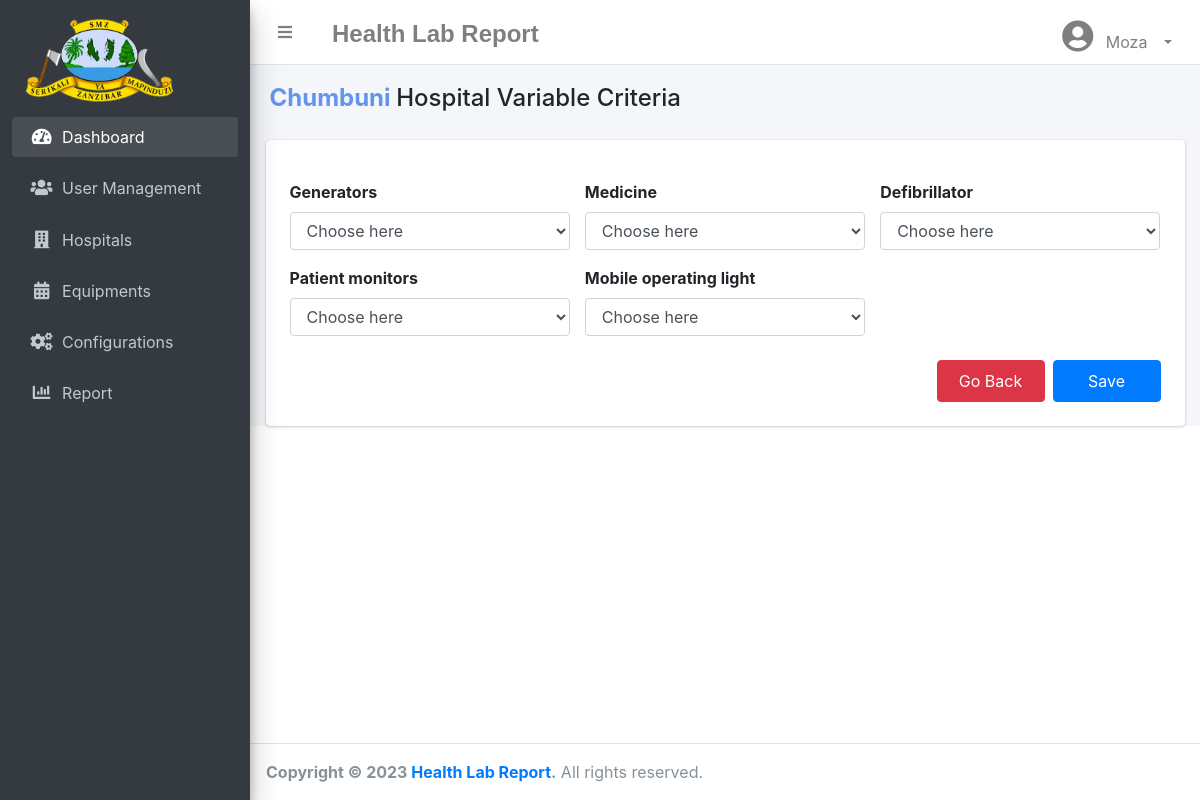
/add_hospReport.php?id=1 (signed in), run on the app's committed database.
### tables this page shows
CREATE TABLE `hlr_users` (
  `userId` int NOT NULL AUTO_INCREMENT,
  `userName` varchar(200) DEFAULT NULL,
  `email` varchar(200) DEFAULT NULL,
  `role` varchar(200) DEFAULT NULL,
  `password` varchar(200) DEFAULT NULL,
  `status` int DEFAULT NULL,
  `createdBy` int DEFAULT NULL,
  `createdDate` datetime DEFAULT NULL,
  `modifiedBy` int DEFAULT NULL,
  `modifiedDate` datetime DEFAULT NULL,
  PRIMARY KEY (`userId`)
);

CREATE TABLE `hlr_equipments` (
  `equipmentId` int NOT NULL AUTO_INCREMENT,
  `name` varchar(100) DEFAULT NULL,
  `description` varchar(200) DEFAULT NULL,
  `status` int DEFAULT NULL,
  `fromDate` date DEFAULT NULL,
  `toDate` date DEFAULT NULL,
  `timeline` varchar(200) DEFAULT NULL,
  `createdBy` int DEFAULT NULL,
  `createdDate` datetime DEFAULT NULL,
  `modifiedBy` int DEFAULT NULL,
  `modifiedDate` datetime DEFAULT NULL,
  PRIMARY KEY (`equipmentId`)
);

### DB.php (called while the page is built, shortened)
<?php
class DBHelper{
    private $conn;
    public function __construct(){
       $database = new Database();
        $conn = $database->dbConnection();
        $this->conn = $conn;
    }
    public function getRows($table, $conditions = []) {
        try {
            $sql = 'SELECT ';
            $sql .= array_key_exists("select", $conditions)? $conditions['select']:'*';
            $sql .= ' FROM '.$table;
            if(array_key_exists("table_combination", $conditions) || array_key_exists("where", $conditions) || array_key_exists("complex", $conditions)){
                $sql .= ' WHERE ';
                $sql .= array_key_exists("table_combination", $conditions) && array_key_exists("where", $conditions) ? " AND ": "";
                if(array_key_exists("where", $conditions)){
                    $i = 0;
                    foreach($conditions['where'] as $key => $value){
                        $pre = ($i > 0)?' AND ':'';
                        $sql .= $pre.$key." = '".$value."'";
                        $i++;
                    }
                }
                $sql .= array_key_exists("table_combination", $conditions) || array_key_exists("where", $conditions) ? (array_key_exists("complex", $conditions) ? " AND ": "" ): "";
                $sql .= array_key_exists("complex", $conditions) ? $conditions['complex'] : "";
            }
            $query = $this->conn->prepare($sql);
            $query->execute();
            if(array_key_exists("return_type", $conditions) && $conditions['return_type'] != 'all'){
                switch($conditions['return_type']){
                    case 'count':
                        $data = $query->rowCount();
                        break;
                    case 'single':
                        $data = $query->fetch(PDO::FETCH_ASSOC);
                        break;
                    default:
                        $data = '';
                }
            }else{
                if($query->rowCount() > 0){
                    $data = $query->fetchAll(PDO::FETCH_ASSOC);
                }
            }
            return !empty($data)?$data:false;
        }catch(PDOException $e) {
            echo $e;
        }
    }
    public function getData($table,$attrName,$id,$id2)
    {
        $query = $this->getRows($table,array('where'=>array($id=>$id2),' order_by'=>' courseID ASC'));
        if(!empty($query))
        {
            foreach ($query as  $q) {
                $attrName=$q[$attrName];
                return $attrName;
            }
        }
        else
        {
            return null;
        }
    }
}
?>

### add_hospReport.php (the view, shortened to what this page needs)
<!DOCTYPE html>
<html lang="en">
<head>
    <link rel="stylesheet" href="plugins/fontawesome-free/css/all.min.css">
    <link rel="stylesheet" href="https://code.ionicframework.com/ionicons/2.0.1/css/ionicons.min.css">
    <link rel="stylesheet" href="plugins/icheck-bootstrap/icheck-bootstrap.min.css">
    <link rel="stylesheet" href="dist/css/adminlte.css">
    <link rel="stylesheet" href="plugins/datatables-bs4/css/dataTables.bootstrap4.min.css">
    <link rel="stylesheet" href="plugins/datatables-responsive/css/responsive.bootstrap4.min.css">
</head>
<body>
    <?php
    include 'topnav.php';
    include 'sidenav.php';
    require_once "DB.php";
    $db = new DBHelper();
    $id = $_GET['id'];
    $hosp = $db->getRows("hlr_hospitals");
    $equipts = $db->getRows("hlr_equipments");
?>
<form action="action_addHospReport.php" method="post">
  <div class="content-wrapper">
    <div class="content-header">
      <div class="container-fluid">
        <div class="row mb-2">
          <div class="col-sm-6">
            <h4 class="m-1"><b style="color:cornflowerblue;" ><?= $db->getData("hlr_hospitals","name","hospId",$id); ?>&nbsp;</b>Hospital Variable Criteria</h4>
          </div>
        </div>
      </div>
    </div>
    <section class="content ">
      <div class="container-fluid">
        <div class="card">
          <div class="card-body">
          <div class="row p-1">
        <?php
          if (!empty($equipts)) {
              foreach ($equipts as $e) { ?>
                  <div class="col-4 mt-3">
                    <label><?= $e['name'] ?></label>
                    <select class="form-control" name="statusId[]">
                              <option>Choose here</option>
                        </select>
                  </div>
          <?php
              }
          }else{
            echo "empty";
          }
          ?>
           </div>
           <div class="row mt-3">
            <div class="col-6"></div>
            <div class="col-6" >
              <button  style="float:right;" name="submit" class="col-3 m-1 p-2 btn btn-primary">Save</button>
              <button  style="float:right;" class="col-3 m-1 p-2 btn btn-danger">Go Back</button>
            </div>
           </div>
        </div>
        </div>
        </div>
    </section>
</div>
  </form>
<?php
include('footer.php');
?>
</body>
</html>

### topnav.php (shortened to what this page needs)
<?php
require_once "DB.php";
$db = new DBHelper();
 ?>
  <nav class="main-header navbar navbar-expand navbar-white navbar-light">
    <ul class="navbar-nav">
      <li class="nav-item">
        <a class="nav-link" data-widget="pushmenu" href="#" role="button"><i class="fas fa-bars"></i></a>
      </li>
      <li class="nav-item d-none d-sm-inline-block">
        <a href="#" class="nav-link"><h4 style="font-family:'Franklin Gothic Medium', 'Arial Narrow', Arial, sans-serif; font-weight:600">Health Lab Report</h4></a>
      </li>
    </ul>
    <ul class="navbar-nav ml-auto ms-auto">
        <li class="nav-item dropdown">
            <a href="#" class="nav-link dropdown-toggle" id="navbarDropdown"  role="button" data-bs-toggle="dropdown" aria-expanded="false">
              <i class="fa fa-2x fa-user-circle"></i>
              <span class="p-2"><?= $db->getData("hlr_users","userName","userId",$_SESSION['id_session']);?></span>
           </a>
        </li>
    </ul>
  </nav>

### sidenav.php (style rules this page uses)
li { padding: 4px; }

### data on the page
hlr_users: userName "Moza"
hlr_equipments: name "Generators"
hlr_equipments: name "Medicine"
hlr_equipments: name "Defibrillator"
hlr_equipments: name "Patient monitors"
hlr_equipments: name "Mobile operating light"

### other printed values
$db->getData("hlr_hospitals","name","hospId",$id) "Chumbuni"
